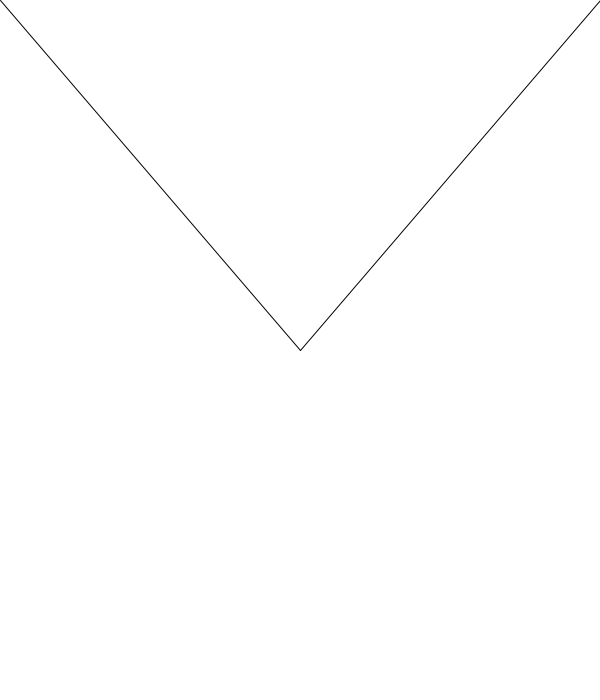
Frame 1 (no input)
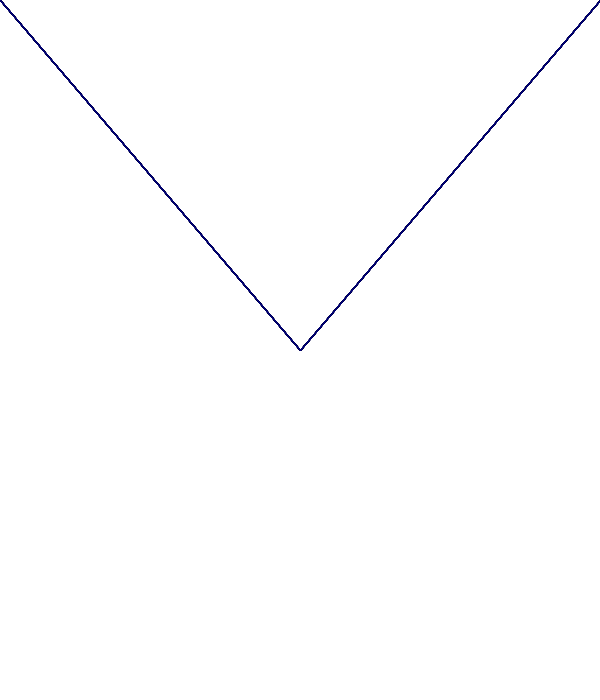
Frame 60 (the mouse pressed at the canvas centre just before this capture)
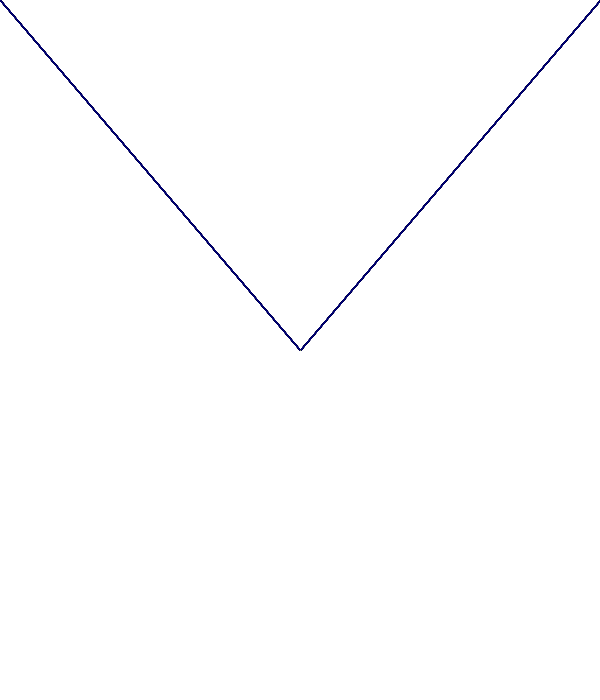
Frame 120 (the mouse held since frame 60 and released just before this capture)

The Processing sketch that drew these frames (run headless with seeded random() and noise(); from frame 60 on, the mouse is pressed at the canvas centre):

// Processing sketch: processing_102942
// ── processing_102942.pde



void setup (){
  size (600, 700);
  background (255,255,255);
  
}

void draw (){
 line(300,350, mouseX,mouseY);
 line(300, 350, width/2+((width/2)-mouseX), mouseY);
 float red = map(mouseX, 0, width, 0, 255);
 float green = map(mouseY, 0, width, 0, 255);
 float blue = (random(0,150));
 stroke (red, green, blue);
}
